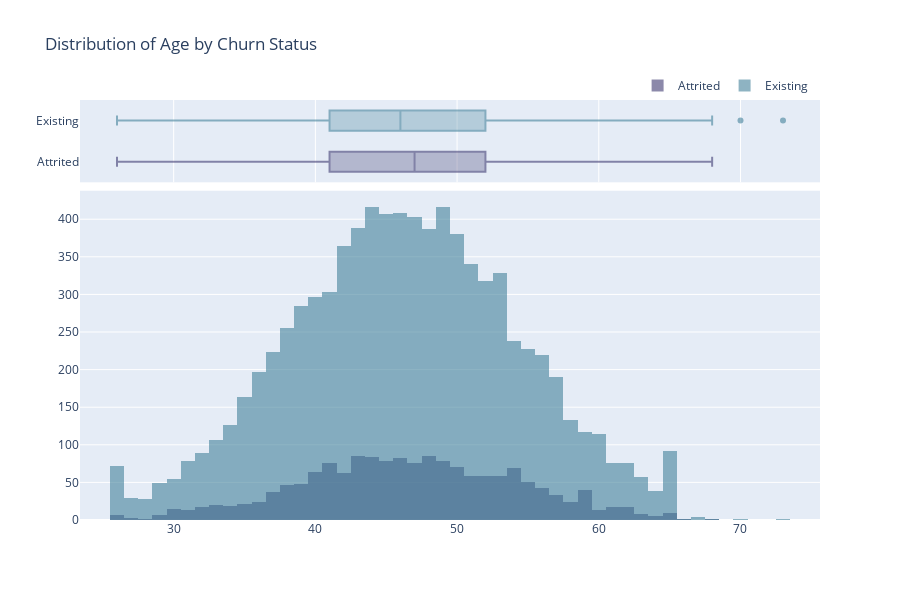

This figure's notebook cell:
### Code cell
plot_boxnhist_num('age', 'Age')

### Figure 1 — Plotly figure (JSON) as saved in the notebook; plotly's stock layout.template omitted (floating-point values rounded to 4 significant figures; data arrays with more than 128 entries replaced by an {"elided": "..."} marker saying what was removed)
{"data": [{"marker": {"color": "rgb(64, 60, 115)"}, "name": "Attrited", "opacity": 0.6, "showlegend": false, "type": "box", "x": {"elided": "1627 int values"}, "xaxis": "x", "yaxis": "y"}, {"marker": {"color": "rgb(68, 130, 155)"}, "name": "Existing", "opacity": 0.6, "showlegend": false, "type": "box", "x": {"elided": "8500 int values"}, "xaxis": "x", "yaxis": "y"}, {"marker": {"color": "rgb(64, 60, 115)"}, "name": "Attrited", "opacity": 0.6, "showlegend": true, "type": "histogram", "x": {"elided": "1627 int values"}, "xaxis": "x2", "yaxis": "y2"}, {"marker": {"color": "rgb(68, 130, 155)"}, "name": "Existing", "opacity": 0.6, "showlegend": true, "type": "histogram", "x": {"elided": "8500 int values"}, "xaxis": "x2", "yaxis": "y2"}], "layout": {"barmode": "overlay", "height": 600, "legend": {"orientation": "h", "x": 0.99, "xanchor": "right", "y": 1, "yanchor": "bottom"}, "title": {"text": "Distribution of Age by Churn Status"}, "width": 900, "xaxis": {"anchor": "y", "autorange": true, "domain": [0, 1], "matches": "x2", "range": [23.39, 75.61], "showticklabels": false, "type": "linear"}, "xaxis2": {"anchor": "y2", "autorange": true, "domain": [0, 1], "range": [23.39, 75.61], "type": "linear"}, "yaxis": {"anchor": "x", "autorange": true, "domain": [0.804, 1], "range": [-0.5, 1.5], "type": "category"}, "yaxis2": {"anchor": "x2", "autorange": true, "domain": [0, 0.784], "range": [0, 437.9]}}}
